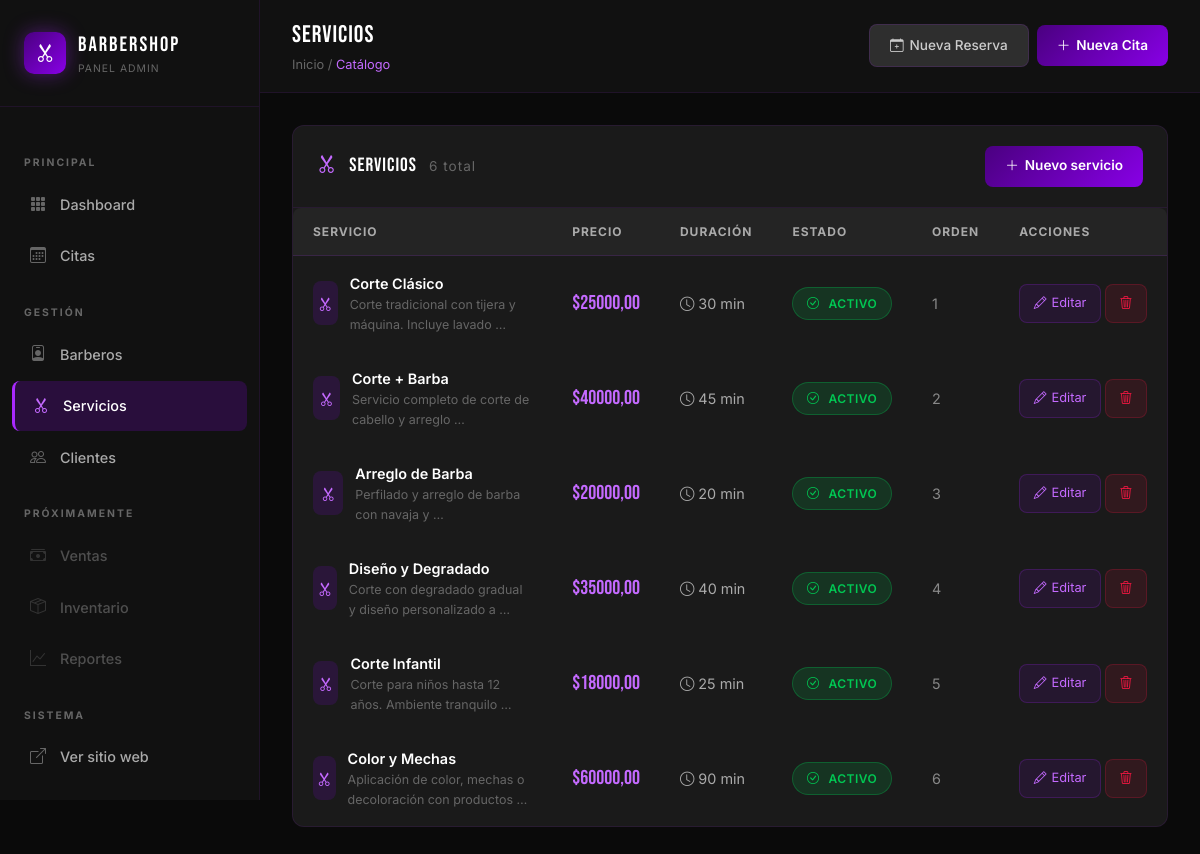
Page /panel/servicios/ (signed in) on the committed database.
### core/models.py (models this page shows, shortened)
class ConfiguracionBarberia(models.Model):
    nombre = models.CharField(max_length=200, default='Mi Barbería')
    slogan = models.CharField(max_length=300, blank=True)
    descripcion = models.TextField(blank=True)
    whatsapp = models.CharField(max_length=20, blank=True, help_text='Número con código de país ej: 573001234567')
    telefono = models.CharField(max_length=20, blank=True)
    email = models.EmailField(blank=True)
    direccion = models.TextField(blank=True)
    instagram = models.CharField(max_length=100, blank=True)
    facebook = models.CharField(max_length=100, blank=True)
    logo = models.ImageField(upload_to='config/', blank=True, null=True)
    imagen_hero = models.ImageField(upload_to='config/', blank=True, null=True)
    horario_texto = models.TextField(blank=True, help_text='Descripción del horario de atención')
    activo = models.BooleanField(default=True)
    class Meta:
        verbose_name = 'Configuración'
        verbose_name_plural = 'Configuración de la Barbería'
    @classmethod
    def get_config(cls):
        config = cls.objects.filter(activo=True).first()
        if not config:
            config = cls.objects.create(nombre='BarberShop', whatsapp='573001234567')
        return config

### servicios/models.py (models this page shows, shortened)
class Servicio(models.Model):
    nombre = models.CharField(max_length=100)
    descripcion = models.TextField(blank=True)
    precio = models.DecimalField(max_digits=8, decimal_places=2)
    duracion_minutos = models.PositiveIntegerField(default=30)
    imagen = models.ImageField(upload_to='servicios/', blank=True, null=True)
    activo = models.BooleanField(default=True)
    orden = models.PositiveIntegerField(default=0)
    creado = models.DateTimeField(auto_now_add=True)
    class Meta:
        verbose_name = 'Servicio'
        verbose_name_plural = 'Servicios'
        ordering = ['orden', 'nombre']

### core/panel_views.py (the view)
# urls.py: path('servicios/', panel_views.servicios_lista, name='panel_servicios'),
@login_required
def servicios_lista(request):
    config = ConfiguracionBarberia.get_config()
    servicios = Servicio.objects.all()
    return render(request, 'panel/servicios_lista.html', {
        'config': config, 'servicios': servicios, 'page': 'servicios'
    })

### templates/panel/servicios_lista.html (shortened to what this page needs)
{% extends 'base_panel.html' %}
{% block page_header %}Servicios{% endblock %}
{% block breadcrumb_extra %} / <span>Catálogo</span>{% endblock %}
{% block panel_content %}
<div class="table-card">
  <div class="table-card-header">
    <div class="table-card-title">
      <i class="bi bi-scissors me-2" style="color: var(--purple-300);"></i>
      Servicios
      <span style="font-family: var(--font-body); font-size:0.85rem; color: var(--gray-600); font-weight:400; margin-left:8px;">
        {{ servicios.count }} total
      </span>
    </div>
    <a href="{% url 'panel_servicio_crear' %}" class="btn-panel-primary">
      <i class="bi bi-plus-lg"></i> Nuevo servicio
    </a>
  </div>
  {% if servicios %}
  <div class="table-responsive-mobile">
    <table class="table-dark-barber w-100">
      <thead>
        <tr>
          <th>Servicio</th>
          <th>Precio</th>
          <th>Duración</th>
          <th>Estado</th>
          <th>Orden</th>
          <th>Acciones</th>
        </tr>
      </thead>
      <tbody>
        {% for servicio in servicios %}
        <tr>
          <td>
            <div style="display:flex; align-items:center; gap:12px;">
              {% if servicio.imagen %}
              <img src="{{ servicio.imagen.url }}" alt="{{ servicio.nombre }}"
                   style="width:44px; height:44px; border-radius: var(--radius-sm); object-fit:cover; border:1px solid rgba(169,41,255,0.2);">
              {% else %}
              <div style="width:44px; height:44px; border-radius: var(--radius-sm); background: rgba(136,0,230,0.15); display:flex; align-items:center; justify-content:center; color: var(--purple-300);">
                <i class="bi bi-scissors"></i>
              </div>
              {% endif %}
              <div>
                <div style="font-weight:600; color:#fff;">{{ servicio.nombre }}</div>
                {% if servicio.descripcion %}
                <div style="font-size:0.78rem; color: var(--gray-600);">{{ servicio.descripcion|truncatewords:8 }}</div>
                {% endif %}
              </div>
            </div>
          </td>
          <td>
            <span style="font-family: var(--font-heading); font-size:1.25rem; color: var(--purple-300);">
              ${{ servicio.precio }}
            </span>
          </td>
          <td>
            <span style="color: var(--gray-400);">
              <i class="bi bi-clock me-1"></i>{{ servicio.duracion_minutos }} min
            </span>
          </td>
          <td>
            {% if servicio.activo %}
            <span class="badge-estado atendida"><i class="bi bi-check-circle me-1"></i>Activo</span>
            {% else %}
            <span class="badge-estado cancelada"><i class="bi bi-x-circle me-1"></i>Inactivo</span>
            {% endif %}
          </td>
          <td style="color: var(--gray-500);">{{ servicio.orden }}</td>
          <td>
            <div class="d-flex gap-1">
              <a href="{% url 'panel_servicio_editar' servicio.pk %}" class="btn-panel-edit">
                <i class="bi bi-pencil"></i> Editar
              </a>
              <form method="post" action="{% url 'panel_servicio_eliminar' servicio.pk %}" class="d-inline"
                    onsubmit="return confirm('¿Eliminar {{ servicio.nombre }}?')">
                <button type="submit" class="btn-panel-danger"><i class="bi bi-trash3"></i></button>
              </form>
            </div>
          </td>
        </tr>
        {% endfor %}
      </tbody>
    </table>
  </div>
  {% endif %}
</div>
{% endblock %}

### templates/base_panel.html (shortened to what this page needs)
{% extends 'base.html' %}
{% load static %}
{% block body %}
<div class="panel-wrapper">
  <aside class="sidebar" id="sidebar">
    <div class="sidebar-logo">
      <div class="sidebar-logo-icon">
        <i class="bi bi-scissors text-white"></i>
      </div>
      <div>
        <div class="sidebar-logo-text">
          {% if config %}{{ config.nombre|upper|truncatechars:12 }}{% else %}BARBER<span>SHOP</span>{% endif %}
        </div>
        <div style="font-size:0.65rem; color: var(--gray-600); letter-spacing:1px; text-transform:uppercase;">Panel Admin</div>
      </div>
    </div>
    <nav class="sidebar-nav">
      <p class="sidebar-section-label">Principal</p>
      <a href="{% url 'panel_dashboard' %}" class="sidebar-link {% if page == 'dashboard' %}active{% endif %}">
        <span class="sidebar-icon"><i class="bi bi-grid-3x3-gap-fill"></i></span>
        Dashboard
      </a>
      <a href="{% url 'panel_citas' %}" class="sidebar-link {% if page == 'citas' %}active{% endif %}">
        <span class="sidebar-icon"><i class="bi bi-calendar3"></i></span>
        Citas
      </a>
      <p class="sidebar-section-label">Gestión</p>
      <a href="{% url 'panel_barberos' %}" class="sidebar-link {% if page == 'barberos' %}active{% endif %}">
        <span class="sidebar-icon"><i class="bi bi-person-badge"></i></span>
        Barberos
      </a>
      <a href="{% url 'panel_servicios' %}" class="sidebar-link {% if page == 'servicios' %}active{% endif %}">
        <span class="sidebar-icon"><i class="bi bi-scissors"></i></span>
        Servicios
      </a>
      <a href="{% url 'panel_clientes' %}" class="sidebar-link {% if page == 'clientes' %}active{% endif %}">
        <span class="sidebar-icon"><i class="bi bi-people"></i></span>
        Clientes
      </a>
      <p class="sidebar-section-label">Próximamente</p>
      <a href="#" class="sidebar-link" style="opacity:0.4; cursor:not-allowed;">
        <span class="sidebar-icon"><i class="bi bi-cash-stack"></i></span>
        Ventas
      </a>
      <a href="#" class="sidebar-link" style="opacity:0.4; cursor:not-allowed;">
        <span class="sidebar-icon"><i class="bi bi-box-seam"></i></span>
        Inventario
      </a>
      <a href="#" class="sidebar-link" style="opacity:0.4; cursor:not-allowed;">
        <span class="sidebar-icon"><i class="bi bi-graph-up"></i></span>
        Reportes
      </a>
      <p class="sidebar-section-label">Sistema</p>
      <a href="{% url 'home' %}" class="sidebar-link" target="_blank">
        <span class="sidebar-icon"><i class="bi bi-box-arrow-up-right"></i></span>
        Ver sitio web
      </a>
      <a href="/django-admin/" class="sidebar-link" target="_blank">
        <span class="sidebar-icon"><i class="bi bi-gear"></i></span>
      </a>
    </nav>
  </aside>
  <main class="panel-content">
    <header class="panel-topbar">
      <div class="d-flex align-items-center gap-3">
        <div>
          <div class="topbar-title">{% block page_header %}Panel{% endblock %}</div>
          <div class="topbar-breadcrumb">
            <a href="{% url 'panel_dashboard' %}" style="color: var(--gray-600); text-decoration:none;">Inicio</a>
            {% block breadcrumb_extra %}{% endblock %}
          </div>
        </div>
      </div>
      <div class="d-flex align-items-center gap-2">
        <a href="{% url 'reservar' %}" target="_blank" class="btn-panel-secondary d-none d-md-flex">
          <i class="bi bi-calendar-plus"></i> Nueva Reserva
        </a>
        <a href="{% url 'panel_cita_crear' %}" class="btn-panel-primary">
          <i class="bi bi-plus-lg"></i>
          <span class="d-none d-md-inline">Nueva Cita</span>
        </a>
      </div>
    </header>
    <div class="panel-main">
      {% block panel_content %}{% endblock %}
    </div>
  </main>
</div>
{% endblock %}

### rows in the picture
ConfiguracionBarberia: nombre "BARBERSHOP"
Servicio: nombre "Corte Clásico", descripcion "Corte tradicional con tijera y máquina. Incluye lavado …", precio "25000,00", duracion_minutos "30", activo True (drawn), orden "1"
Servicio: nombre "Corte + Barba", descripcion "Servicio completo de corte de cabello y arreglo …", precio "40000,00", duracion_minutos "45", activo True (drawn), orden "2"
Servicio: nombre "Arreglo de Barba", descripcion "Perfilado y arreglo de barba con navaja y …", precio "20000,00", duracion_minutos "20", activo True (drawn), orden "3"
Servicio: nombre "Diseño y Degradado", descripcion "Corte con degradado gradual y diseño personalizado a …", precio "35000,00", duracion_minutos "40", activo True (drawn), orden "4"
Servicio: nombre "Corte Infantil", descripcion "Corte para niños hasta 12 años. Ambiente tranquilo …", precio "18000,00", duracion_minutos "25", activo True (drawn), orden "5"
Servicio: nombre "Color y Mechas", descripcion "Aplicación de color, mechas o decoloración con productos …", precio "60000,00", duracion_minutos "90", activo True (drawn), orden "6"

### other values in the picture
{{ servicios.count }} "6"
